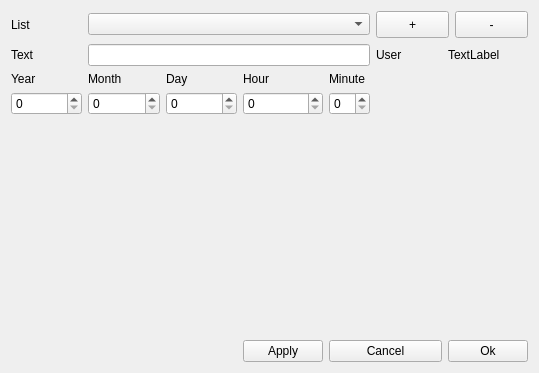
<?xml version="1.0" encoding="UTF-8"?>
<ui version="4.0">
 <class>NextDateWidget</class>
 <widget class="QWidget" name="NextDateWidget">
  <property name="geometry">
   <rect>
    <x>0</x>
    <y>0</y>
    <width>539</width>
    <height>373</height>
   </rect>
  </property>
  <property name="windowTitle">
   <string>Next Date</string>
  </property>
  <layout class="QGridLayout" name="gridLayout_2">
   <item row="0" column="0">
    <layout class="QGridLayout" name="gridLayout">
     <item row="0" column="0">
      <widget class="QLabel" name="listLabel">
       <property name="text">
        <string>List</string>
       </property>
      </widget>
     </item>
     <item row="0" column="1" colspan="4">
      <widget class="QComboBox" name="listComboBox"/>
     </item>
     <item row="0" column="5" colspan="2">
      <layout class="QHBoxLayout" name="horizontalLayout">
       <item>
        <widget class="QPushButton" name="addButton">
         <property name="minimumSize">
          <size>
           <width>27</width>
           <height>27</height>
          </size>
         </property>
         <property name="text">
          <string>+</string>
         </property>
        </widget>
       </item>
       <item>
        <widget class="QPushButton" name="deleteButton">
         <property name="minimumSize">
          <size>
           <width>27</width>
           <height>27</height>
          </size>
         </property>
         <property name="text">
          <string>-</string>
         </property>
        </widget>
       </item>
      </layout>
     </item>
     <item row="1" column="0">
      <widget class="QLabel" name="textLabel">
       <property name="text">
        <string>Text</string>
       </property>
      </widget>
     </item>
     <item row="1" column="1" colspan="4">
      <widget class="QLineEdit" name="lineEdit"/>
     </item>
     <item row="2" column="0">
      <widget class="QLabel" name="yearLabel">
       <property name="text">
        <string>Year</string>
       </property>
      </widget>
     </item>
     <item row="2" column="1">
      <widget class="QLabel" name="monthLabel">
       <property name="text">
        <string>Month</string>
       </property>
      </widget>
     </item>
     <item row="2" column="2">
      <widget class="QLabel" name="dayLabel">
       <property name="text">
        <string>Day</string>
       </property>
      </widget>
     </item>
     <item row="2" column="3">
      <widget class="QLabel" name="hourLabel">
       <property name="text">
        <string>Hour</string>
       </property>
      </widget>
     </item>
     <item row="3" column="0">
      <widget class="QSpinBox" name="yearSpinBox"/>
     </item>
     <item row="3" column="1">
      <widget class="QSpinBox" name="monthSpinBox"/>
     </item>
     <item row="3" column="2">
      <widget class="QSpinBox" name="daySpinBox"/>
     </item>
     <item row="3" column="3">
      <widget class="QSpinBox" name="hourSpinBox"/>
     </item>
     <item row="4" column="2">
      <spacer name="verticalSpacer">
       <property name="orientation">
        <enum>Qt::Vertical</enum>
       </property>
       <property name="sizeHint" stdset="0">
        <size>
         <width>20</width>
         <height>98</height>
        </size>
       </property>
      </spacer>
     </item>
     <item row="5" column="0" colspan="3">
      <spacer name="horizontalSpacer_2">
       <property name="orientation">
        <enum>Qt::Horizontal</enum>
       </property>
       <property name="sizeHint" stdset="0">
        <size>
         <width>268</width>
         <height>20</height>
        </size>
       </property>
      </spacer>
     </item>
     <item row="5" column="3">
      <widget class="QPushButton" name="applyButton">
       <property name="text">
        <string>Apply</string>
       </property>
      </widget>
     </item>
     <item row="5" column="4" colspan="2">
      <widget class="QPushButton" name="cancelButton">
       <property name="text">
        <string>Cancel</string>
       </property>
      </widget>
     </item>
     <item row="5" column="6">
      <widget class="QPushButton" name="okButton">
       <property name="text">
        <string>Ok</string>
       </property>
      </widget>
     </item>
     <item row="1" column="6">
      <widget class="QLabel" name="userUidLabel">
       <property name="text">
        <string>TextLabel</string>
       </property>
      </widget>
     </item>
     <item row="1" column="5">
      <widget class="QLabel" name="userLabel">
       <property name="text">
        <string>User</string>
       </property>
      </widget>
     </item>
     <item row="2" column="4">
      <widget class="QLabel" name="minuteLabel">
       <property name="text">
        <string>Minute</string>
       </property>
      </widget>
     </item>
     <item row="3" column="4">
      <widget class="QSpinBox" name="minuteSpinBox"/>
     </item>
    </layout>
   </item>
  </layout>
 </widget>
 <resources/>
 <connections/>
</ui>
